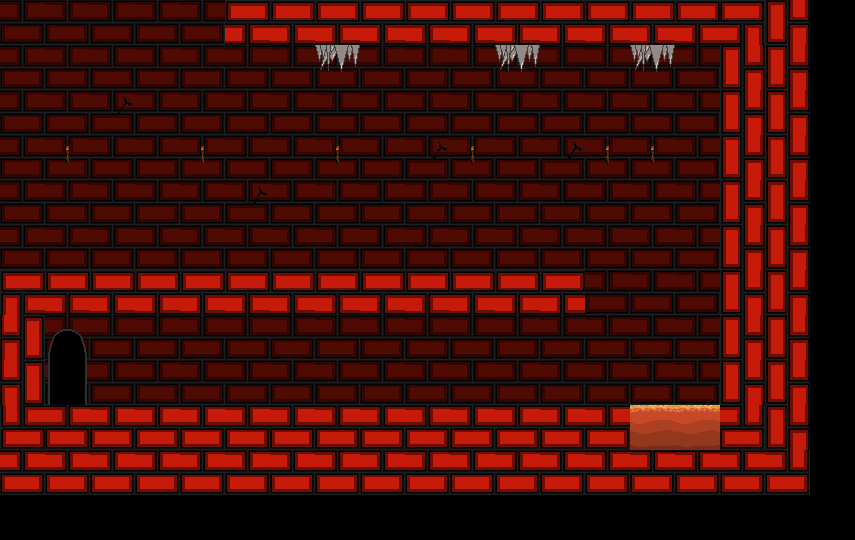

This game map was drawn from its Tiled (.tmx) file and the tilesets committed beside it. A one-line description and the full map source follow:
An orthogonal 19x12 tile map with 45x45 px tiles, 2 tile layers (briques, obstacles), 3 tilesets.

<map version="1.5" tiledversion="1.7.2" orientation="orthogonal" renderorder="right-down" width="19" height="12" tilewidth="45" tileheight="45" infinite="0" nextlayerid="3" nextobjectid="1">
 <tileset firstgid="1" name="briques_fond" tilewidth="45" tileheight="45" tilecount="16" columns="4">
  <image source="briques_fond.png" width="180" height="180" />
 </tileset>
 <tileset firstgid="17" name="briques sol" tilewidth="45" tileheight="45" tilecount="42" columns="6">
  <image source="briques sol.png" width="270" height="315" />
 </tileset>
 <tileset firstgid="59" name="decor" tilewidth="45" tileheight="45" tilecount="16" columns="4">
  <image source="decor.png" width="180" height="180" />
 </tileset>
 <layer id="1" name="briques" width="19" height="12">
  <data encoding="csv">
1,1,1,1,1,19,19,19,19,19,19,19,19,19,19,19,2147483671,20,0,
1,1,1,1,1,1,1,1,1,1,1,1,1,1,1,1,20,20,0,
1,1,2,1,1,1,1,1,1,1,1,1,1,1,1,1,20,20,0,
1,3,1,1,3,1,1,3,1,2,3,1,2,3,3,1,20,20,0,
1,1,1,1,1,2,1,1,1,1,1,1,1,1,1,1,20,20,0,
1,1,1,1,1,1,1,1,1,1,1,1,1,1,1,1,20,20,0,
23,19,19,19,19,19,19,19,19,19,19,19,19,1,1,1,20,20,0,
18,1,1,1,1,1,1,1,1,1,1,1,1,1,1,1,20,20,0,
18,1,1,1,1,1,1,1,1,1,1,1,1,1,1,1,20,20,0,
2147483669,17,17,17,17,17,17,17,17,17,17,17,17,17,58,58,21,20,0,
17,17,17,17,17,17,17,17,17,17,17,17,17,17,17,17,17,21,0,
0,0,0,0,0,0,0,0,0,0,0,0,0,0,0,0,0,0,0
</data>
 </layer>
 <layer id="2" name="obstacles" width="19" height="12">
  <data encoding="csv">
0,0,0,0,0,0,0,0,0,0,0,0,0,0,0,0,0,0,0,
0,0,0,0,0,0,0,3221225544,0,0,0,3221225544,0,0,3221225544,0,0,0,0,
0,0,0,0,0,0,0,0,0,0,0,0,0,0,0,0,0,0,0,
0,0,0,0,0,0,0,0,0,0,0,0,0,0,0,0,0,0,0,
0,0,0,0,0,0,0,0,0,0,0,0,0,0,0,0,0,0,0,
0,0,0,0,0,0,0,0,0,0,0,0,0,0,0,0,0,0,0,
0,0,0,0,0,0,0,0,0,0,0,0,0,0,0,0,0,0,0,
0,65,0,0,0,0,0,0,0,0,0,0,0,0,0,0,0,0,0,
0,66,0,0,0,0,0,0,0,0,0,0,0,0,0,0,0,0,0,
0,0,0,0,0,0,0,0,0,0,0,0,0,0,0,0,0,0,0,
0,0,0,0,0,0,0,0,0,0,0,0,0,0,0,0,0,0,0,
0,0,0,0,0,0,0,0,0,0,0,0,0,0,0,0,0,0,0
</data>
 </layer>
</map>
